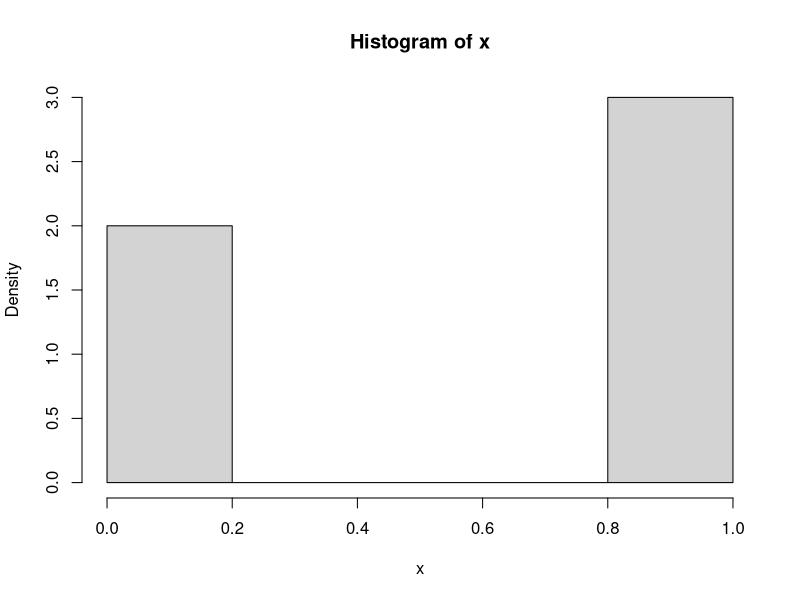
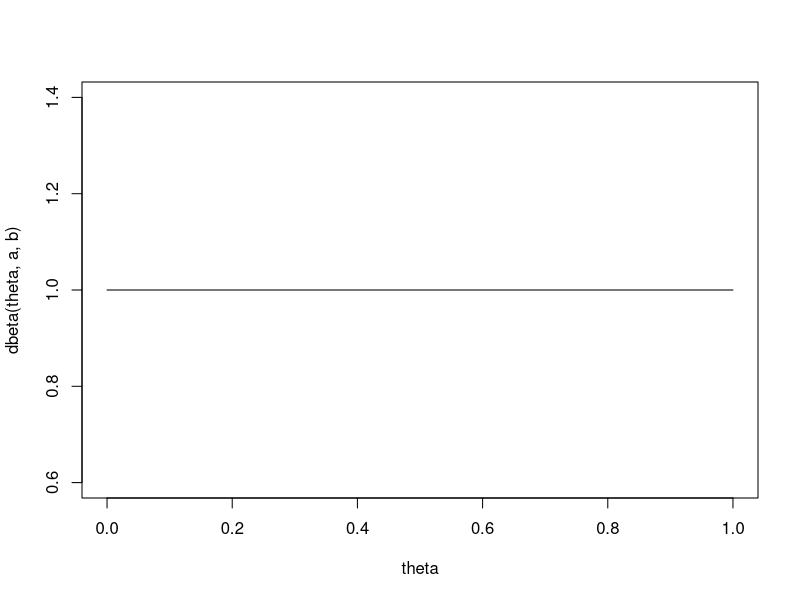
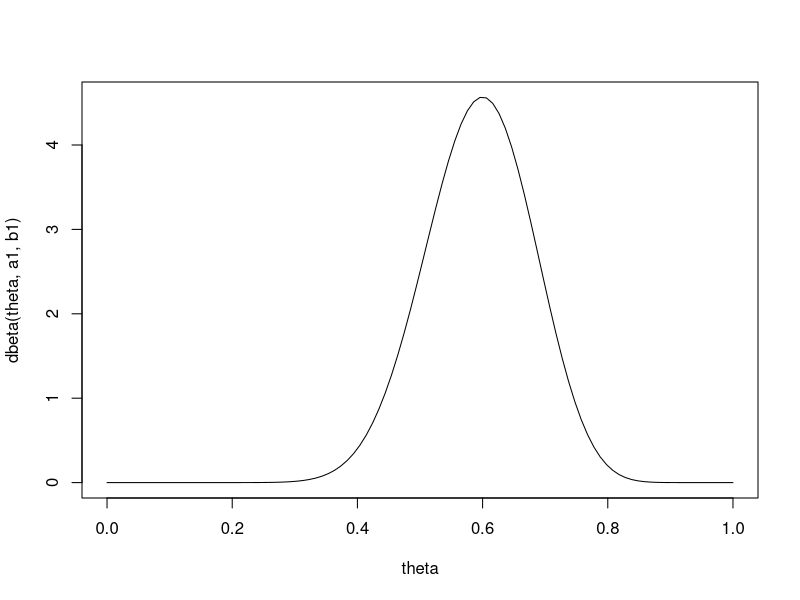
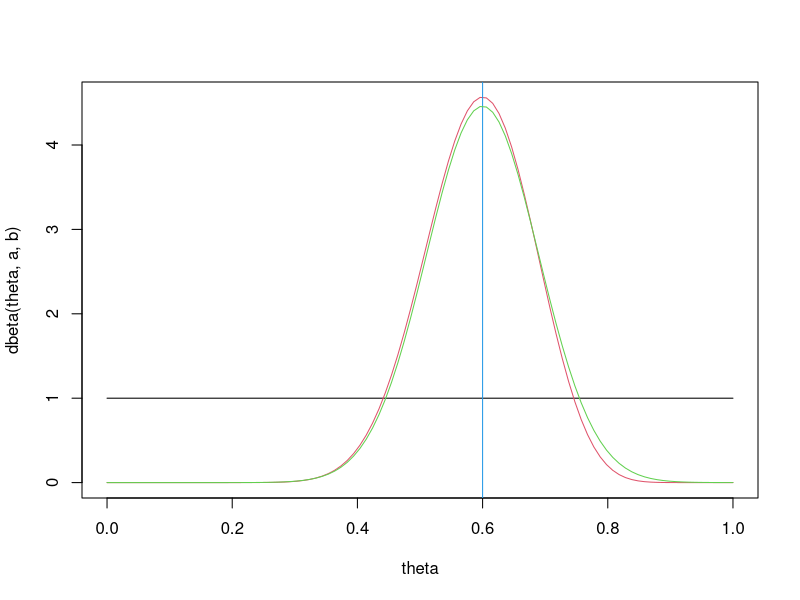
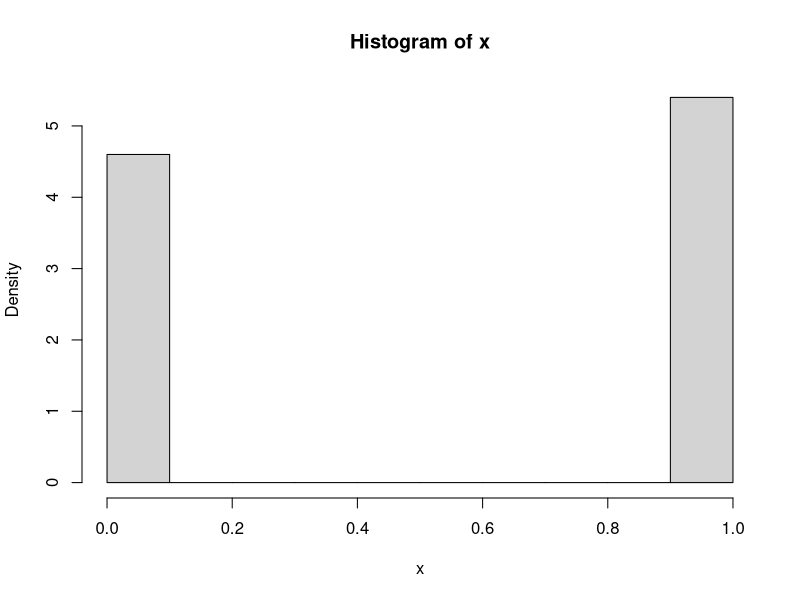
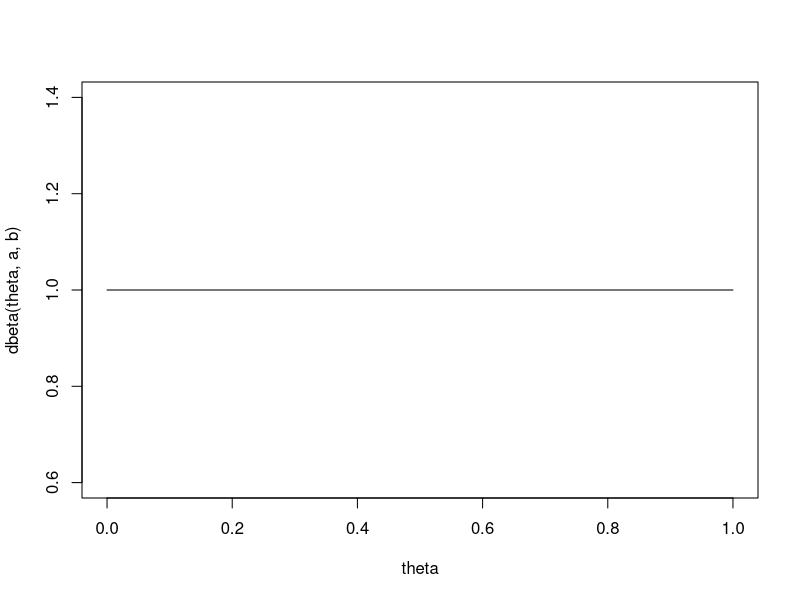
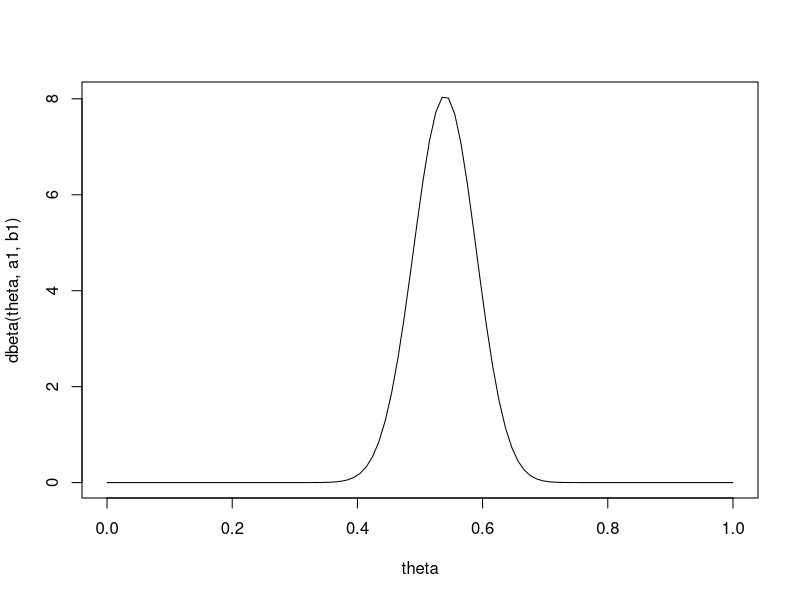
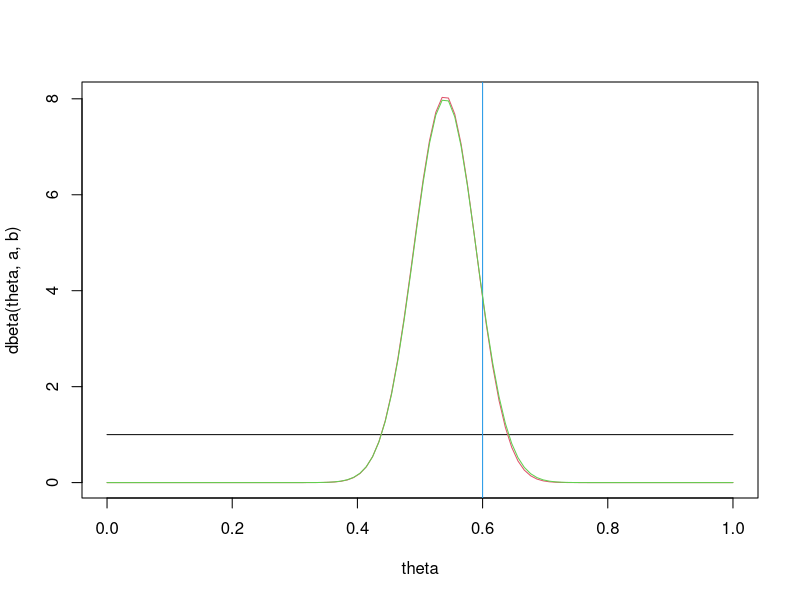

Source code (R) for these figures, in order:
## ---- chunk 1
library(tidyverse)
## ---- chunk 2
theta0 <- 0.6
n <- 30
x<-rbinom(n,1,theta0)
hist(x,freq=FALSE)

#Distribucion inicial para theta
a <- 1
b <- 1
theta<-seq(0,1,,100)
plot(theta,dbeta(theta,a,b),type="l")

#Distribucion final
a1 <- a + sum(x)
b1 <- b + n - sum(x)
plot(theta,dbeta(theta,a1,b1),type="l")

#Ambas
theta<-seq(0,1,,100)
ymax <- max(dbeta(theta,a,b),dbeta(theta,a1,b1))
plot(theta,dbeta(theta,a,b),type="l",ylim=c(0,ymax))
lines(theta,dbeta(theta,a1,b1),col=2)
abline(v=theta0,col=4)

#Aproximacion normal asintotica
mu <- (a1-1)/(a1+b1-2)
sig2 <- (a1-1)*(b1-1)/(a1+b1-2)^3
lines(theta,dnorm(theta,mu,sqrt(sig2)),col=3)
## ---- chunk 3
theta0 <- 0.6
n <- 100
x<-rbinom(n,1,theta0)
hist(x,freq=FALSE)

#Distribucion inicial para theta
a <- 1
b <- 1
theta<-seq(0,1,,100)
plot(theta,dbeta(theta,a,b),type="l")

#Distribucion final
a1 <- a + sum(x)
b1 <- b + n - sum(x)
plot(theta,dbeta(theta,a1,b1),type="l")

#Ambas
theta<-seq(0,1,,100)
ymax <- max(dbeta(theta,a,b),dbeta(theta,a1,b1))
plot(theta,dbeta(theta,a,b),type="l",ylim=c(0,ymax))
lines(theta,dbeta(theta,a1,b1),col=2)
abline(v=theta0,col=4)

#Aproximacion normal asintotica
mu <- (a1-1)/(a1+b1-2)
sig2 <- (a1-1)*(b1-1)/(a1+b1-2)^3
lines(theta,dnorm(theta,mu,sqrt(sig2)),col=3)
## ---- chunk 4
theta0 <- 0.6
n <- 500
x<-rbinom(n,1,theta0)
hist(x,freq=FALSE)

#Distribucion inicial para theta
a <- 1
b <- 1
theta<-seq(0,1,,100)
plot(theta,dbeta(theta,a,b),type="l")

#Distribucion final
a1 <- a + sum(x)
b1 <- b + n - sum(x)
plot(theta,dbeta(theta,a1,b1),type="l")

#Ambas
theta<-seq(0,1,,100)
ymax <- max(dbeta(theta,a,b),dbeta(theta,a1,b1))
plot(theta,dbeta(theta,a,b),type="l",ylim=c(0,ymax))
lines(theta,dbeta(theta,a1,b1),col=2)
abline(v=theta0,col=4)

#Aproximacion normal asintotica
mu <- (a1-1)/(a1+b1-2)
sig2 <- (a1-1)*(b1-1)/(a1+b1-2)^3
lines(theta,dnorm(theta,mu,sqrt(sig2)),col=3)
